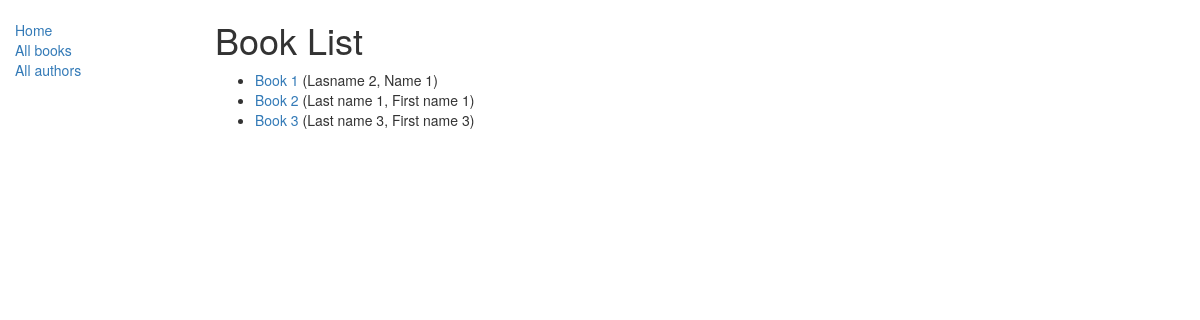
Before: /catalog/books/ with the older database file.
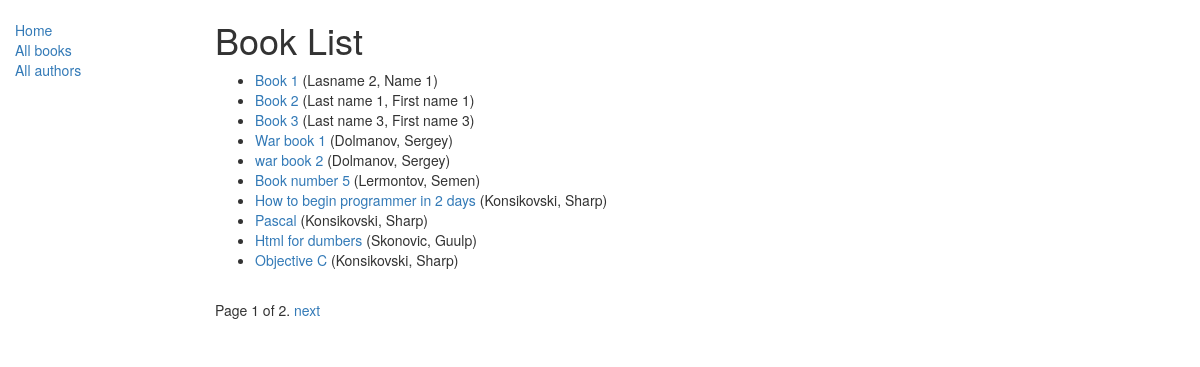
After: the same page with the newer database file.
### catalog/models.py (models this page shows, shortened)
class Book(models.Model):
    title = models.CharField(max_length=200)
    author = models.ForeignKey('Author', on_delete=models.SET_NULL, null=True)
    summary = models.TextField(max_length=1000, help_text="Enter a brief description of the book")
    isbn = models.CharField('ISBN', max_length=13,
                            help_text='13 Character <a href="https://www.isbn-international.org/content/what-isbn">ISBN number</a>')
    genre = models.ManyToManyField(Genre, help_text="Select a genre for this book")
    language = models.ForeignKey('Language', on_delete=models.SET_NULL, null=True)
    def get_absolute_url(self):
        return reverse('book-detail', args=[str(self.id)])
    def display_genre(self):
        """
          Creates a string for the Genre. This is required to display genre in Admin.
        """
        return ', '.join([genre.name for genre in self.genre.all()[:3]])
    display_genre.short_description = 'Genre'

class Author(models.Model):
    first_name = models.CharField(max_length=100)
    last_name = models.CharField(max_length=100)
    date_of_birth = models.DateField(null=True, blank=True)
    date_of_death = models.DateField('Died', null=True, blank=True)
    def __str__(self):
        return '%s, %s' % (self.last_name, self.first_name)

### catalog/views.py (the view)
# urls.py: path('books/',views.BookListView.as_view(), name='books'),
class BookListView(generic.ListView):
    model = Book
    paginate_by = 10

### catalog/templates/catalog/book_list.html
{% extends "base_generic.html" %}
{% block content %}
    <h1>Book List</h1>
    {% if book_list %}
    <ul>
      {% for book in book_list %}
      <li>
        <a href="{{ book.get_absolute_url }}">{{ book.title }}</a> ({{book.author}})
      </li>
      {% endfor %}
    </ul>
    {% else %}
      <p>There are no books in the library.</p>
    {% endif %}
{% endblock %}

### catalog/templates/base_generic.html (shortened to what this page needs)
<!DOCTYPE html>
<html lang="en">
<head>
  <link rel="stylesheet" href="https://maxcdn.bootstrapcdn.com/bootstrap/3.3.7/css/bootstrap.min.css">
  {% load static %}
  <link rel="stylesheet" href="{% static 'css/styles.css' %}">
</head>
<body>
  <div class="container-fluid">
    <div class="row">
      <div class="col-sm-2">
      {% block sidebar %}
      <ul class="sidebar-nav">
          <li><a href="{% url 'index' %}">Home</a></li>
          <li><a href="{% url 'books' %}">All books</a></li>
          <li><a href="{% url 'authors' %}">All authors</a></li>
      </ul>
     {% endblock %}
      </div>
      <div class="col-sm-10 ">
      {% block content %}{% endblock %}
      {% block pagination %}
        {% if is_paginated %}
             <div class="pagination">
                <span class="page-links">
                    <span class="page-current">
                        Page {{ page_obj.number }} of {{ page_obj.paginator.num_pages }}.
                    </span>
                    {% if page_obj.has_next %}
                        <a href="{{ request.path }}?page={{ page_obj.next_page_number }}">next</a>
                    {% endif %}
                    </span>
             </div>
        {% endif %}
      {% endblock %}
      </div>
    </div>
  </div>
</body>
</html>

### catalog/static/styles.css (style rules this page uses)
.sidebar-nav { margin-top: 20px; padding: 0; list-style: none; }

Changed rows visible on the page:
added Book: title "War book 1", author "Dolmanov, Sergey"
added Book: title "war book 2", author "Dolmanov, Sergey"
added Book: title "Book number 5", author "Lermontov, Semen"
added Book: title "How to begin programmer in 2 days", author "Konsikovski, Sharp"
added Book: title "Pascal", author "Konsikovski, Sharp"
added Book: title "Html for dumbers", author "Skonovic, Guulp"
added Book: title "Objective C", author "Konsikovski, Sharp"
Other visible differences:
{{ page_obj.number }}: (not shown) → "1"
{{ page_obj.paginator.num_pages }}: (not shown) → "2"
text now shown: "Page of . next"
